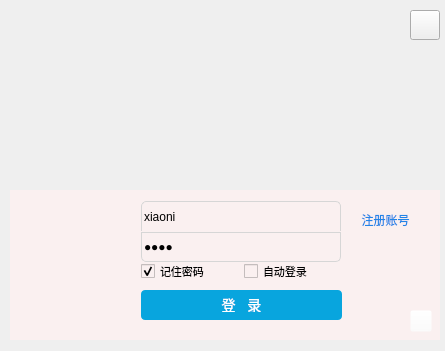
<?xml version="1.0" encoding="UTF-8"?>
<ui version="4.0">
 <class>LoginWidget</class>
 <widget class="QWidget" name="LoginWidget">
  <property name="geometry">
   <rect>
    <x>0</x>
    <y>0</y>
    <width>445</width>
    <height>351</height>
   </rect>
  </property>
  <property name="maximumSize">
   <size>
    <width>1000</width>
    <height>1000</height>
   </size>
  </property>
  <property name="windowTitle">
   <string>Form</string>
  </property>
  <property name="styleSheet">
   <string notr="true"/>
  </property>
  <widget class="ChatStackedWidget" name="stackedWidget">
   <property name="geometry">
    <rect>
     <x>10</x>
     <y>10</y>
     <width>430</width>
     <height>331</height>
    </rect>
   </property>
   <property name="maximumSize">
    <size>
     <width>430</width>
     <height>16777215</height>
    </size>
   </property>
   <property name="styleSheet">
    <string notr="true"/>
   </property>
   <property name="frameShape">
    <enum>QFrame::NoFrame</enum>
   </property>
   <property name="currentIndex">
    <number>0</number>
   </property>
   <widget class="QWidget" name="page">
    <property name="styleSheet">
     <string notr="true"/>
    </property>
    <widget class="QLabel" name="labelGif">
     <property name="geometry">
      <rect>
       <x>0</x>
       <y>0</y>
       <width>430</width>
       <height>180</height>
      </rect>
     </property>
     <property name="minimumSize">
      <size>
       <width>430</width>
       <height>180</height>
      </size>
     </property>
     <property name="maximumSize">
      <size>
       <width>430</width>
       <height>180</height>
      </size>
     </property>
     <property name="styleSheet">
      <string notr="true"/>
     </property>
     <property name="text">
      <string/>
     </property>
    </widget>
    <widget class="QWidget" name="widgetBody" native="true">
     <property name="geometry">
      <rect>
       <x>0</x>
       <y>180</y>
       <width>430</width>
       <height>150</height>
      </rect>
     </property>
     <property name="minimumSize">
      <size>
       <width>430</width>
       <height>150</height>
      </size>
     </property>
     <property name="maximumSize">
      <size>
       <width>430</width>
       <height>150</height>
      </size>
     </property>
     <property name="styleSheet">
      <string notr="true">background-color: rgb(250, 240, 240);</string>
     </property>
     <widget class="QLabel" name="labelUserHead">
      <property name="geometry">
       <rect>
        <x>30</x>
        <y>20</y>
        <width>82</width>
        <height>82</height>
       </rect>
      </property>
      <property name="minimumSize">
       <size>
        <width>82</width>
        <height>82</height>
       </size>
      </property>
      <property name="maximumSize">
       <size>
        <width>82</width>
        <height>82</height>
       </size>
      </property>
      <property name="styleSheet">
       <string notr="true"/>
      </property>
      <property name="text">
       <string/>
      </property>
      <property name="alignment">
       <set>Qt::AlignCenter</set>
      </property>
     </widget>
     <widget class="QIconLineEdit" name="lineEditUser">
      <property name="geometry">
       <rect>
        <x>131</x>
        <y>11</y>
        <width>200</width>
        <height>30</height>
       </rect>
      </property>
      <property name="minimumSize">
       <size>
        <width>200</width>
        <height>30</height>
       </size>
      </property>
      <property name="maximumSize">
       <size>
        <width>16777215</width>
        <height>30</height>
       </size>
      </property>
      <property name="styleSheet">
       <string notr="true">QLineEdit
{
	border: 1px solid #d6d6d6;
	border-top-right-radius: 5px;
	border-top-left-radius: 5px;
	border-bottom: none;
}</string>
      </property>
      <property name="text">
       <string>xiaoni</string>
      </property>
      <property name="placeholderText">
       <string>用户名</string>
      </property>
     </widget>
     <widget class="QIconLineEdit" name="lineEditPasswd">
      <property name="geometry">
       <rect>
        <x>131</x>
        <y>42</y>
        <width>200</width>
        <height>30</height>
       </rect>
      </property>
      <property name="minimumSize">
       <size>
        <width>0</width>
        <height>30</height>
       </size>
      </property>
      <property name="maximumSize">
       <size>
        <width>16777215</width>
        <height>30</height>
       </size>
      </property>
      <property name="styleSheet">
       <string notr="true">QLineEdit
{
	border: 1px solid #d6d6d6;
	border-bottom-right-radius: 5px;
	border-bottom-left-radius: 5px;
}</string>
      </property>
      <property name="text">
       <string>1234</string>
      </property>
      <property name="echoMode">
       <enum>QLineEdit::Password</enum>
      </property>
      <property name="placeholderText">
       <string>用户密码</string>
      </property>
     </widget>
     <widget class="QCheckBox" name="checkBoxPasswd">
      <property name="geometry">
       <rect>
        <x>131</x>
        <y>73</y>
        <width>91</width>
        <height>16</height>
       </rect>
      </property>
      <property name="font">
       <font>
        <pointsize>8</pointsize>
       </font>
      </property>
      <property name="text">
       <string>记住密码</string>
      </property>
      <property name="checked">
       <bool>true</bool>
      </property>
     </widget>
     <widget class="QCheckBox" name="checkBoxAutoLogin">
      <property name="geometry">
       <rect>
        <x>234</x>
        <y>73</y>
        <width>91</width>
        <height>16</height>
       </rect>
      </property>
      <property name="font">
       <font>
        <pointsize>8</pointsize>
       </font>
      </property>
      <property name="text">
       <string>自动登录</string>
      </property>
      <property name="checked">
       <bool>false</bool>
      </property>
     </widget>
     <widget class="QPushButton" name="btnLogin">
      <property name="geometry">
       <rect>
        <x>131</x>
        <y>100</y>
        <width>201</width>
        <height>30</height>
       </rect>
      </property>
      <property name="minimumSize">
       <size>
        <width>0</width>
        <height>30</height>
       </size>
      </property>
      <property name="styleSheet">
       <string notr="true">QPushButton {
            
	
	background-color: rgb(8, 165, 222);
            border-radius: 4px;
            padding: 8px 16px;
            color: white;
            font-size: 14px;
            border: none;
   }
 QPushButton:hover {
            background-color: rgba(8, 165, 222, 0.6);
        }
QPushButton:pressed {
            background-color: rgba(8, 165, 222, 0.5);
    }

</string>
      </property>
      <property name="text">
       <string>登   录</string>
      </property>
     </widget>
     <widget class="QToolButton" name="btnWinMenu">
      <property name="geometry">
       <rect>
        <x>400</x>
        <y>120</y>
        <width>22</width>
        <height>22</height>
       </rect>
      </property>
      <property name="minimumSize">
       <size>
        <width>22</width>
        <height>22</height>
       </size>
      </property>
      <property name="maximumSize">
       <size>
        <width>22</width>
        <height>22</height>
       </size>
      </property>
      <property name="styleSheet">
       <string notr="true">QToolButton
{
	border-image: url(:/resource/images/flicker.png) 0 44 0 0 ;
	background-color: rgba(255, 255, 255, 0);
}

QToolButton:hover
{
	border-image: url(:/resource/images/flicker.png) 0 0 0 44;
background-color: rgba(255, 255, 255, 0);
}</string>
      </property>
      <property name="text">
       <string/>
      </property>
     </widget>
     <widget class="QPushButton" name="btnRegister">
      <property name="geometry">
       <rect>
        <x>340</x>
        <y>20</y>
        <width>71</width>
        <height>20</height>
       </rect>
      </property>
      <property name="styleSheet">
       <string notr="true">QPushButton{
	border: none;
	color: #2184e7;	
	min-height: 20px;
}
</string>
      </property>
      <property name="text">
       <string>注册账号</string>
      </property>
     </widget>
    </widget>
    <widget class="QPushButton" name="btnLoginClose">
     <property name="geometry">
      <rect>
       <x>400</x>
       <y>0</y>
       <width>30</width>
       <height>30</height>
      </rect>
     </property>
     <property name="minimumSize">
      <size>
       <width>30</width>
       <height>30</height>
      </size>
     </property>
     <property name="maximumSize">
      <size>
       <width>30</width>
       <height>30</height>
      </size>
     </property>
     <property name="styleSheet">
      <string notr="true">QPushButton
{
	border-image: url(:/resource/images/closeback.png) 0 60 0 0 ;
}

QPushButton:hover
{
	border-image: url(:/resource/images/closeback.png) 0 0 0 60;
}</string>
     </property>
     <property name="text">
      <string/>
     </property>
    </widget>
   </widget>
   <widget class="QWidget" name="page_2">
    <property name="styleSheet">
     <string notr="true">background-color: rgb(250, 240, 240);</string>
    </property>
    <layout class="QGridLayout" name="gridLayout_3" rowstretch="0" columnstretch="0">
     <property name="leftMargin">
      <number>0</number>
     </property>
     <property name="topMargin">
      <number>0</number>
     </property>
     <property name="rightMargin">
      <number>0</number>
     </property>
     <property name="bottomMargin">
      <number>0</number>
     </property>
     <property name="spacing">
      <number>0</number>
     </property>
     <item row="0" column="0">
      <widget class="QWidget" name="widgetBody_4" native="true">
       <layout class="QVBoxLayout" name="verticalLayout_7">
        <property name="spacing">
         <number>10</number>
        </property>
        <property name="leftMargin">
         <number>0</number>
        </property>
        <property name="topMargin">
         <number>0</number>
        </property>
        <property name="rightMargin">
         <number>0</number>
        </property>
        <property name="bottomMargin">
         <number>0</number>
        </property>
        <item>
         <widget class="QWidget" name="widgetWinTitle_2" native="true">
          <property name="styleSheet">
           <string notr="true">background-color: rgb(255, 162, 191);
color: rgb(255, 255, 255);
border-top-left-radius: 4px; /* 左上角圆角 */
    border-top-right-radius: 4px; /* 右上角圆角 */
border-bottom-left-radius: 0px; /* 左下角圆角 */
    border-bottom-right-radius: 0px; /* 右下角圆角 */</string>
          </property>
          <layout class="QHBoxLayout" name="horizontalLayout_5">
           <item>
            <widget class="QLabel" name="label_WinTitle_2">
             <property name="styleSheet">
              <string notr="true"/>
             </property>
             <property name="text">
              <string>   登陆配置</string>
             </property>
            </widget>
           </item>
           <item>
            <widget class="QPushButton" name="btnWinMin_2">
             <property name="minimumSize">
              <size>
               <width>32</width>
               <height>32</height>
              </size>
             </property>
             <property name="maximumSize">
              <size>
               <width>32</width>
               <height>32</height>
              </size>
             </property>
             <property name="styleSheet">
              <string notr="true">QPushButton {
            
	background-color: rgb(255, 162, 191);
            border-radius: 4px;
            padding: 8px 16px;
            color: white;
            font-size: 14px;
            border: none;
   }
 QPushButton:hover {
            background-color: rgba(255, 162, 191, 0.6);
        }
QPushButton:pressed {
            background-color: rgba(255, 162, 191, 0.5);
    }
</string>
             </property>
             <property name="text">
              <string/>
             </property>
             <property name="icon">
              <iconset resource="resource.qrc">
               <normaloff>:/resource/common/ic_min_white.png</normaloff>:/resource/common/ic_min_white.png</iconset>
             </property>
             <property name="iconSize">
              <size>
               <width>24</width>
               <height>24</height>
              </size>
             </property>
            </widget>
           </item>
           <item>
            <widget class="QPushButton" name="btnWinClose_2">
             <property name="minimumSize">
              <size>
               <width>32</width>
               <height>32</height>
              </size>
             </property>
             <property name="maximumSize">
              <size>
               <width>32</width>
               <height>32</height>
              </size>
             </property>
             <property name="styleSheet">
              <string notr="true">QPushButton {
            
	background-color: rgb(255, 162, 191);
            border-radius: 4px;
            padding: 8px 16px;
            color: white;
            font-size: 14px;
            border: none;
   }
 QPushButton:hover {
            background-color: rgba(255, 162, 191, 0.6);
        }
QPushButton:pressed {
            background-color: rgba(255, 162, 191, 0.5);
    }
</string>
             </property>
             <property name="text">
              <string/>
             </property>
             <property name="icon">
              <iconset>
               <normalon>:/resource/common/ic_close_white.png</normalon>
              </iconset>
             </property>
             <property name="iconSize">
              <size>
               <width>16</width>
               <height>16</height>
              </size>
             </property>
            </widget>
           </item>
          </layout>
         </widget>
        </item>
        <item>
         <widget class="QGroupBox" name="groupBox">
          <property name="font">
           <font>
            <pointsize>9</pointsize>
           </font>
          </property>
          <property name="title">
           <string>服务器设置</string>
          </property>
          <layout class="QVBoxLayout" name="verticalLayout_8">
           <item>
            <layout class="QFormLayout" name="formLayout_2">
             <property name="fieldGrowthPolicy">
              <enum>QFormLayout::AllNonFixedFieldsGrow</enum>
             </property>
             <property name="labelAlignment">
              <set>Qt::AlignCenter</set>
             </property>
             <property name="formAlignment">
              <set>Qt::AlignCenter</set>
             </property>
             <property name="verticalSpacing">
              <number>20</number>
             </property>
             <item row="0" column="0">
              <widget class="QLabel" name="label_6">
               <property name="font">
                <font>
                 <pointsize>9</pointsize>
                </font>
               </property>
               <property name="text">
                <string>服务器地址配置：</string>
               </property>
              </widget>
             </item>
             <item row="0" column="1">
              <widget class="IPLineEidt" name="lineEditHostAddr">
               <property name="minimumSize">
                <size>
                 <width>0</width>
                 <height>30</height>
                </size>
               </property>
               <property name="font">
                <font>
                 <pointsize>10</pointsize>
                </font>
               </property>
               <property name="styleSheet">
                <string notr="true">background-color: rgb(255, 255, 255);
border-top-left-radius: 0px; /* 左上角圆角 */
    border-top-right-radius: 0px; /* 右上角圆角 */
    border-bottom-left-radius: 0px; /* 左下角圆角 */
    border-bottom-right-radius: 0px; /* 右下角圆角 */</string>
               </property>
               <property name="text">
                <string/>
               </property>
              </widget>
             </item>
             <item row="1" column="0">
              <widget class="QLabel" name="label_7">
               <property name="font">
                <font>
                 <pointsize>9</pointsize>
                </font>
               </property>
               <property name="text">
                <string>消息服务器端口：</string>
               </property>
              </widget>
             </item>
             <item row="1" column="1">
              <widget class="QLineEdit" name="lineEdit_HostMsgPort">
               <property name="minimumSize">
                <size>
                 <width>0</width>
                 <height>30</height>
                </size>
               </property>
               <property name="font">
                <font>
                 <pointsize>17</pointsize>
                </font>
               </property>
               <property name="styleSheet">
                <string notr="true">background-color: rgb(255, 255, 255);border-top-left-radius: 0px; /* 左上角圆角 */
    border-top-right-radius: 0px; /* 右上角圆角 */
    border-bottom-left-radius: 0px; /* 左下角圆角 */
    border-bottom-right-radius: 0px; /* 右下角圆角 */</string>
               </property>
               <property name="text">
                <string>60001</string>
               </property>
              </widget>
             </item>
             <item row="2" column="0">
              <widget class="QLabel" name="label_8">
               <property name="font">
                <font>
                 <pointsize>9</pointsize>
                </font>
               </property>
               <property name="text">
                <string>文件服务器端口：</string>
               </property>
              </widget>
             </item>
             <item row="2" column="1">
              <widget class="QLineEdit" name="lineEdit_HostFilePort">
               <property name="minimumSize">
                <size>
                 <width>0</width>
                 <height>30</height>
                </size>
               </property>
               <property name="font">
                <font>
                 <pointsize>16</pointsize>
                </font>
               </property>
               <property name="styleSheet">
                <string notr="true">background-color: rgb(255, 255, 255);
border-top-left-radius: 0px; /* 左上角圆角 */
    border-top-right-radius: 0px; /* 右上角圆角 */
    border-bottom-left-radius: 0px; /* 左下角圆角 */
    border-bottom-right-radius: 0px; /* 右下角圆角 */</string>
               </property>
               <property name="text">
                <string>60002</string>
               </property>
              </widget>
             </item>
            </layout>
           </item>
           <item>
            <spacer name="verticalSpacer_2">
             <property name="orientation">
              <enum>Qt::Vertical</enum>
             </property>
             <property name="sizeHint" stdset="0">
              <size>
               <width>20</width>
               <height>98</height>
              </size>
             </property>
            </spacer>
           </item>
          </layout>
         </widget>
        </item>
        <item>
         <layout class="QHBoxLayout" name="horizontalLayout_8" stretch="2,1,1">
          <property name="spacing">
           <number>10</number>
          </property>
          <property name="leftMargin">
           <number>10</number>
          </property>
          <property name="rightMargin">
           <number>10</number>
          </property>
          <property name="bottomMargin">
           <number>10</number>
          </property>
          <item>
           <spacer name="horizontalSpacer_3">
            <property name="orientation">
             <enum>Qt::Horizontal</enum>
            </property>
            <property name="sizeHint" stdset="0">
             <size>
              <width>60</width>
              <height>20</height>
             </size>
            </property>
           </spacer>
          </item>
          <item>
           <widget class="QPushButton" name="btnCancel">
            <property name="minimumSize">
             <size>
              <width>90</width>
              <height>30</height>
             </size>
            </property>
            <property name="maximumSize">
             <size>
              <width>60</width>
              <height>16777215</height>
             </size>
            </property>
            <property name="styleSheet">
             <string notr="true">QPushButton {
            
	
	background-color: rgb(8, 165, 222);
            border-radius: 4px;
            padding: 8px 16px;
            color: white;
            font-size: 14px;
            border: none;
   }
 QPushButton:hover {
            background-color: rgba(8, 165, 222, 0.6);
        }
QPushButton:pressed {
            background-color: rgba(8, 165, 222, 0.5);
    }

</string>
            </property>
            <property name="text">
             <string>返回</string>
            </property>
           </widget>
          </item>
          <item>
           <widget class="QPushButton" name="btnSaveFCfg">
            <property name="minimumSize">
             <size>
              <width>90</width>
              <height>30</height>
             </size>
            </property>
            <property name="maximumSize">
             <size>
              <width>60</width>
              <height>16777215</height>
             </size>
            </property>
            <property name="styleSheet">
             <string notr="true">QPushButton {
            
	
	background-color: rgb(8, 165, 222);
            border-radius: 4px;
            padding: 8px 16px;
            color: white;
            font-size: 14px;
            border: none;
   }
 QPushButton:hover {
            background-color: rgba(8, 165, 222, 0.6);
        }
QPushButton:pressed {
            background-color: rgba(8, 165, 222, 0.5);
    }

</string>
            </property>
            <property name="text">
             <string>确定</string>
            </property>
           </widget>
          </item>
         </layout>
        </item>
       </layout>
      </widget>
     </item>
    </layout>
   </widget>
  </widget>
 </widget>
 <customwidgets>
  <customwidget>
   <class>ChatStackedWidget</class>
   <extends>QStackedWidget</extends>
   <header location="global">chatstackedwidget.h</header>
   <container>1</container>
  </customwidget>
  <customwidget>
   <class>IPLineEidt</class>
   <extends>QLineEdit</extends>
   <header location="global">iplineeidt.h</header>
  </customwidget>
  <customwidget>
   <class>QIconLineEdit</class>
   <extends>QLineEdit</extends>
   <header>clineedit.h</header>
  </customwidget>
 </customwidgets>
 <resources>
  <include location="resource.qrc"/>
 </resources>
 <connections>
  <connection>
   <sender>btnLoginClose</sender>
   <signal>clicked()</signal>
   <receiver>LoginWidget</receiver>
   <slot>close()</slot>
   <hints>
    <hint type="sourcelabel">
     <x>424</x>
     <y>24</y>
    </hint>
    <hint type="destinationlabel">
     <x>222</x>
     <y>175</y>
    </hint>
   </hints>
  </connection>
  <connection>
   <sender>btnWinMin_2</sender>
   <signal>clicked()</signal>
   <receiver>LoginWidget</receiver>
   <slot>showMinimized()</slot>
   <hints>
    <hint type="sourcelabel">
     <x>376</x>
     <y>34</y>
    </hint>
    <hint type="destinationlabel">
     <x>222</x>
     <y>175</y>
    </hint>
   </hints>
  </connection>
  <connection>
   <sender>btnWinClose_2</sender>
   <signal>clicked()</signal>
   <receiver>LoginWidget</receiver>
   <slot>close()</slot>
   <hints>
    <hint type="sourcelabel">
     <x>414</x>
     <y>34</y>
    </hint>
    <hint type="destinationlabel">
     <x>222</x>
     <y>175</y>
    </hint>
   </hints>
  </connection>
 </connections>
</ui>
